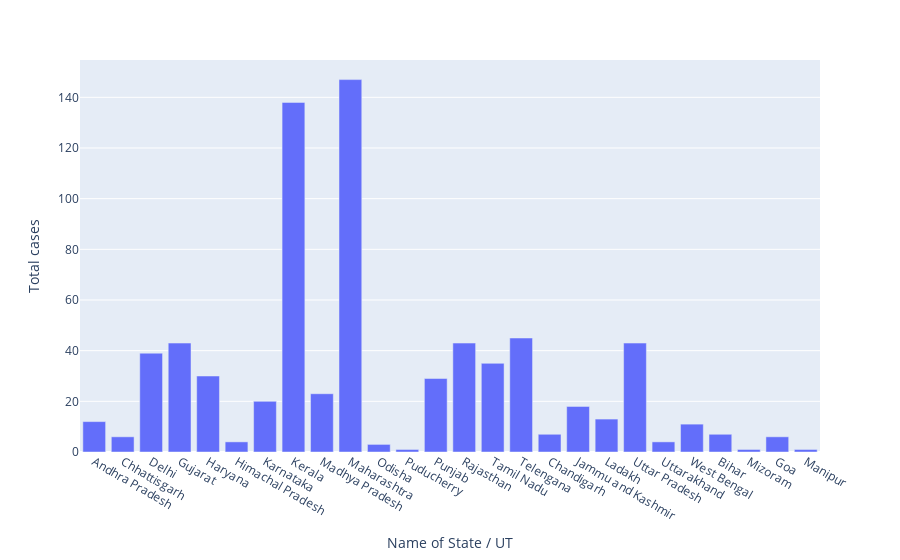

The notebook cell saved with this chart:
### Code cell
px.bar(df,x='Name of State / UT',y='Total cases')

### Figure 1 — Plotly figure (JSON) as saved in the notebook; plotly's stock layout.template omitted (floating-point values rounded to 4 significant figures)
{"data": [{"alignmentgroup": "True", "hovertemplate": "Name of State / UT=%{x}<br>Total cases=%{y}<extra></extra>", "legendgroup": "", "marker": {"color": "#636efa", "pattern": {"shape": ""}}, "name": "", "offsetgroup": "", "orientation": "v", "showlegend": false, "textposition": "auto", "type": "bar", "x": ["Andhra Pradesh", "Chhattisgarh", "Delhi", "Gujarat", "Haryana", "Himachal Pradesh", "Karnataka", "Kerala", "Madhya Pradesh", "Maharashtra", "Odisha", "Puducherry", "Punjab", "Rajasthan", "Tamil Nadu", "Telengana", "Chandigarh", "Jammu and Kashmir", "Ladakh", "Uttar Pradesh", "Uttarakhand", "West Bengal", "Bihar", "Mizoram", "Goa", "Manipur"], "xaxis": "x", "y": [12, 6, 39, 43, 30, 4, 20, 138, 23, 147, 3, 1, 29, 43, 35, 45, 7, 18, 13, 43, 4, 11, 7, 1, 6, 1], "yaxis": "y"}], "layout": {"barmode": "relative", "legend": {"tracegroupgap": 0}, "margin": {"t": 60}, "xaxis": {"anchor": "y", "domain": [0, 1], "title": {"text": "Name of State / UT"}}, "yaxis": {"anchor": "x", "domain": [0, 1], "title": {"text": "Total cases"}}}}
